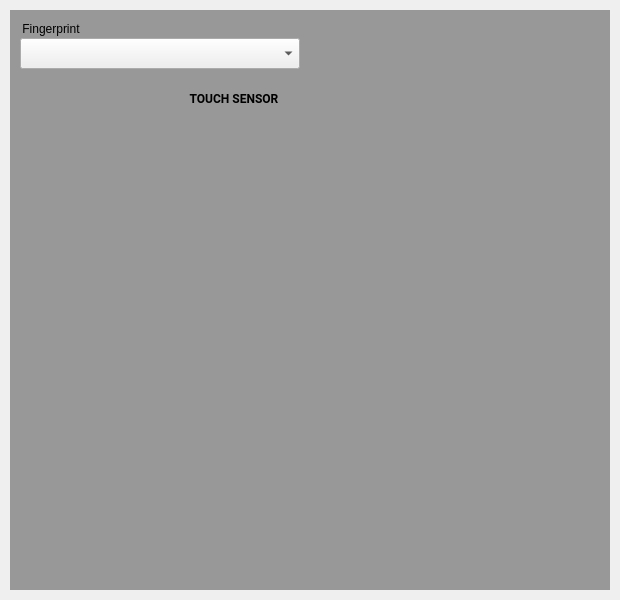
<?xml version="1.0" encoding="UTF-8"?>
<ui version="4.0">
 <class>FingerPage</class>
 <widget class="QWidget" name="FingerPage">
  <property name="geometry">
   <rect>
    <x>0</x>
    <y>0</y>
    <width>620</width>
    <height>600</height>
   </rect>
  </property>
  <property name="windowTitle">
   <string>Form</string>
  </property>
  <widget class="QLabel" name="finger_noFinger_mask">
   <property name="geometry">
    <rect>
     <x>10</x>
     <y>10</y>
     <width>600</width>
     <height>580</height>
    </rect>
   </property>
   <property name="font">
    <font>
     <family>Roboto</family>
    </font>
   </property>
   <property name="autoFillBackground">
    <bool>false</bool>
   </property>
   <property name="styleSheet">
    <string notr="true">background-color: rgba(128, 128, 128, 200)</string>
   </property>
   <property name="alignment">
    <set>Qt::AlignCenter</set>
   </property>
  </widget>
  <widget class="RaisedMaterialButton" name="finger_touchButton">
   <property name="geometry">
    <rect>
     <x>168</x>
     <y>80</y>
     <width>132</width>
     <height>36</height>
    </rect>
   </property>
   <property name="font">
    <font>
     <family>Roboto</family>
     <weight>75</weight>
     <bold>true</bold>
    </font>
   </property>
   <property name="text">
    <string>TOUCH SENSOR</string>
   </property>
   <property name="icon">
    <iconset resource="../resources.qrc">
     <normaloff>:/light/finger_press</normaloff>:/light/finger_press</iconset>
   </property>
   <property name="iconSize">
    <size>
     <width>20</width>
     <height>20</height>
    </size>
   </property>
   <property name="flat">
    <bool>true</bool>
   </property>
   <property name="ColorGroup" stdset="0">
    <string notr="true">Tool</string>
   </property>
   <property name="report_metrics" stdset="0">
    <bool>false</bool>
   </property>
  </widget>
  <widget class="QGroupBox" name="finger_IdGroup">
   <property name="geometry">
    <rect>
     <x>20</x>
     <y>20</y>
     <width>111</width>
     <height>21</height>
    </rect>
   </property>
   <property name="styleSheet">
    <string notr="true">border: 0px;</string>
   </property>
   <property name="title">
    <string>Fingerprint</string>
   </property>
   <property name="ColorGroup" stdset="0">
    <string notr="true">Title</string>
   </property>
  </widget>
  <widget class="QComboBox" name="finger_pickBox">
   <property name="geometry">
    <rect>
     <x>20</x>
     <y>38</y>
     <width>280</width>
     <height>31</height>
    </rect>
   </property>
   <property name="font">
    <font>
     <family>Roboto</family>
    </font>
   </property>
   <property name="styleSheet">
    <string notr="true">padding: 3px 3px 3px 3px;</string>
   </property>
   <property name="currentIndex">
    <number>-1</number>
   </property>
   <property name="maxVisibleItems">
    <number>10</number>
   </property>
   <property name="report_metrics" stdset="0">
    <bool>false</bool>
   </property>
  </widget>
 </widget>
 <customwidgets>
  <customwidget>
   <class>RaisedMaterialButton</class>
   <extends>QPushButton</extends>
   <header>android/skin/qt/raised-material-button.h</header>
  </customwidget>
 </customwidgets>
 <tabstops>
  <tabstop>finger_pickBox</tabstop>
  <tabstop>finger_touchButton</tabstop>
 </tabstops>
 <resources>
  <include location="../resources.qrc"/>
 </resources>
 <connections/>
</ui>
